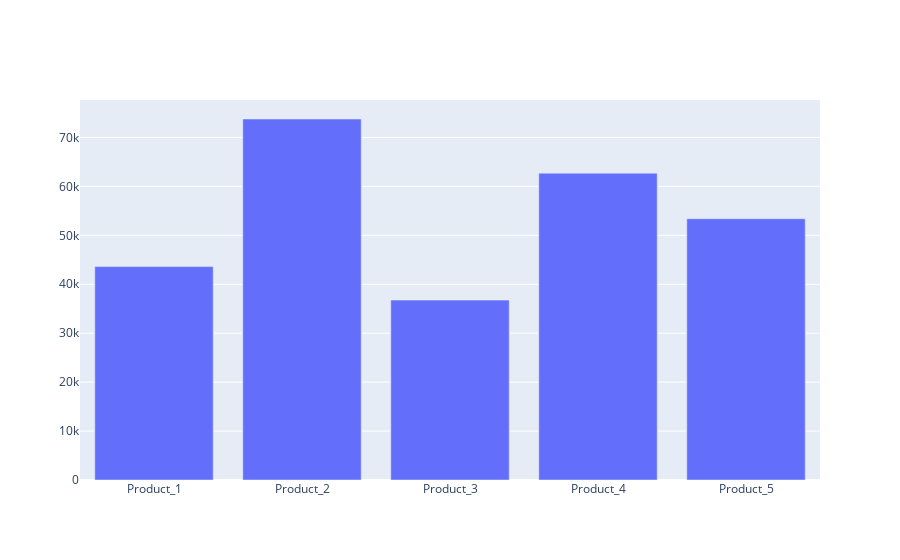

Notebook code for this chart:
### Code cell
import plotly.graph_objects as go
Fig = go.Figure()
Fig.add_trace(go.Bar(x=report.index, y=report['Total_price']))
Fig.show()

### Figure 1 — Plotly figure (JSON) as saved in the notebook; plotly's stock layout.template omitted (floating-point values rounded to 4 significant figures)
{"data": [{"type": "bar", "x": ["Product_1", "Product_2", "Product_3", "Product_4", "Product_5"], "y": [43610.0, 73780.0, 36760.0, 62710.0, 53390.0]}], "layout": {}}
